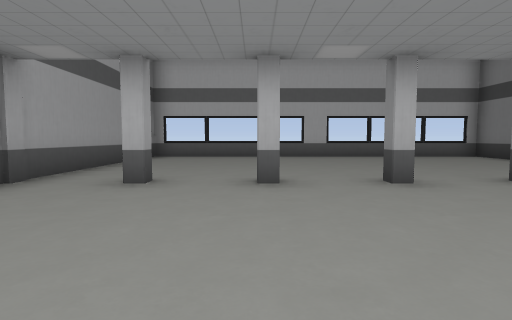
view 1 (above)

19 first-person views from a walk through a 3-D level made in the Godot game engine. The camera is 1.2 m above the floor, tilts 4° down and sees 80° across. The floor is counted in squares, 2 m on a side. Each view is taken from the middle of a square. On the plan, view 1 faces up. The plan holds only what a view shows up to about 9 squares ahead; the rest is blank. The place goes on beyond the plan.

view 2
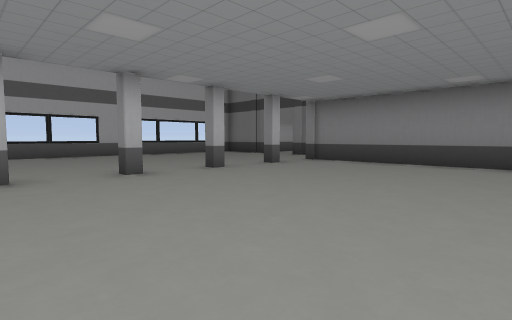

view 3
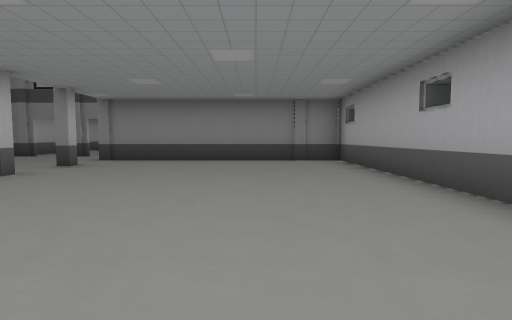

view 4
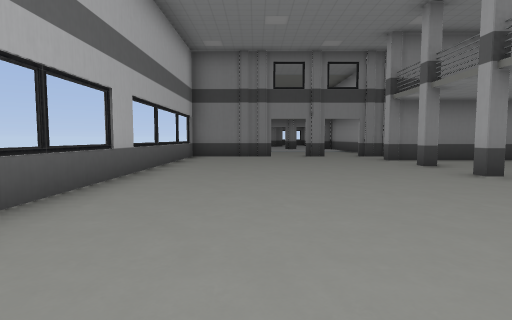

view 5
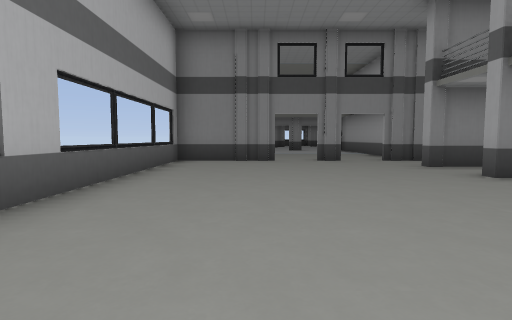

view 6
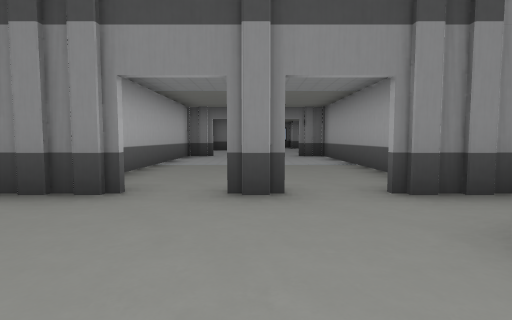

view 7
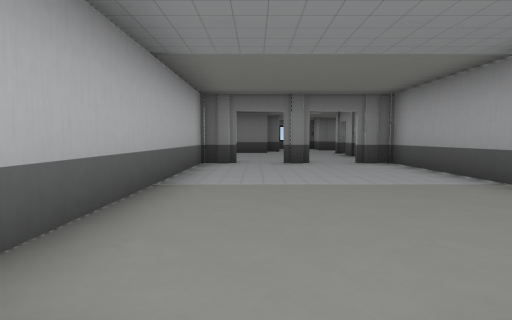

view 8
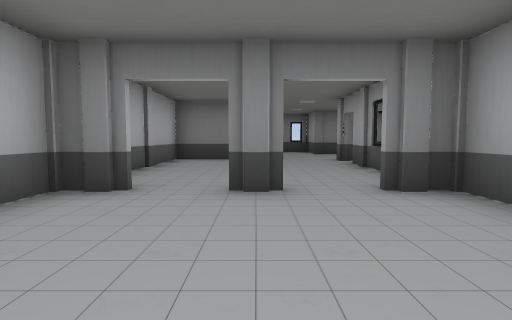

view 9
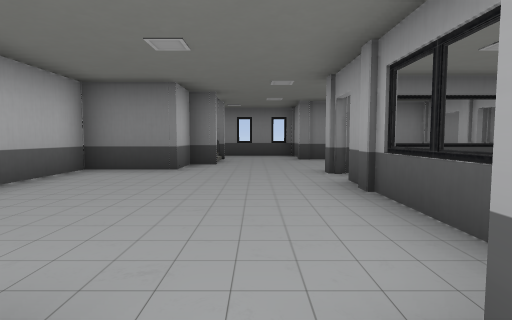

view 10
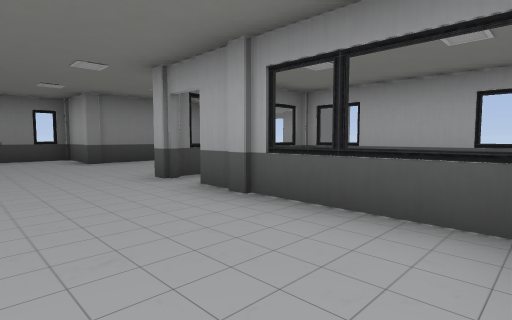

view 11
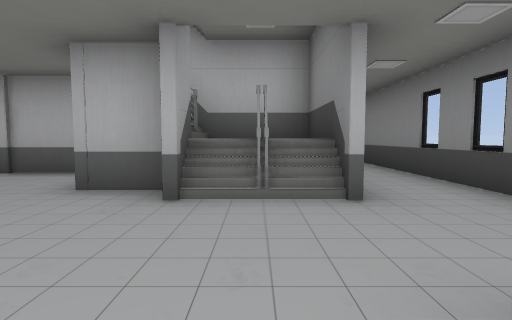

view 12
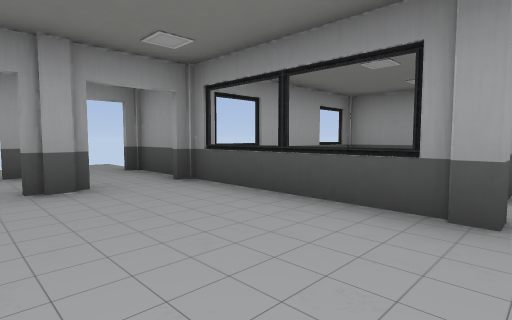

view 13
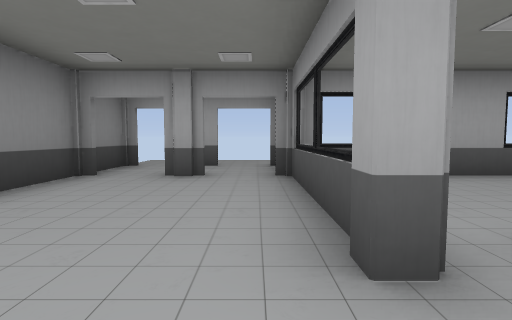

view 14
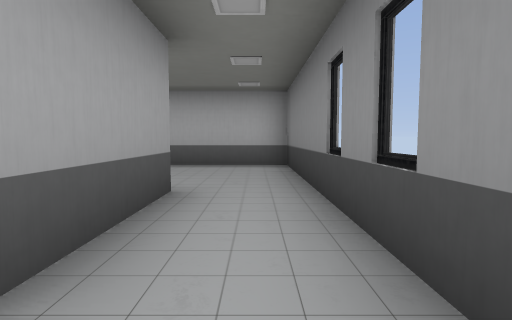

view 15
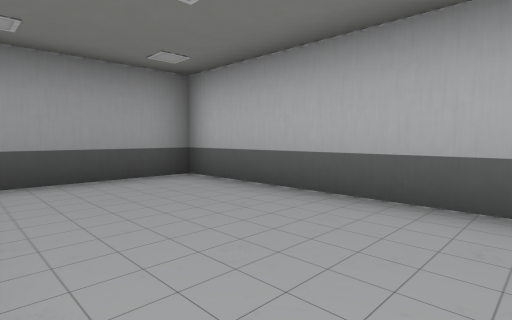

view 16
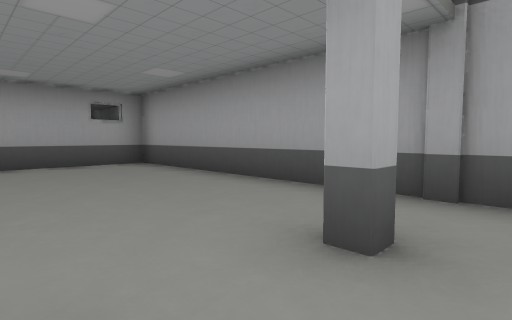

view 17
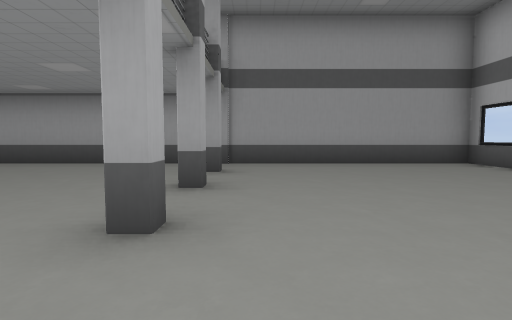

view 18
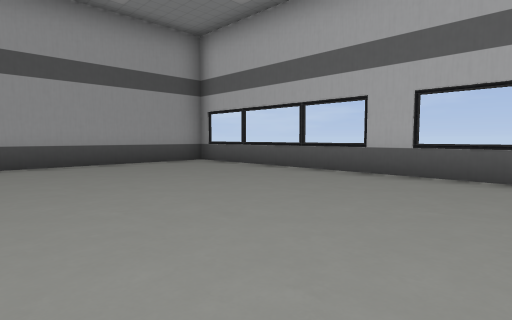

view 19
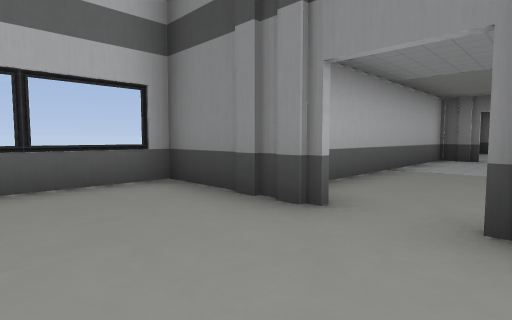

### Floor plan
Points are (right, up) in squares from view 1. A wall is a line through its corners. A room is listed if a view was taken in it or the views show most of it. See-through windows are left out.
Room 1 (views 1, 2, 3, 4, 5, 6, 7, 8, 9, 10, 11, 12, 13, 16, 17, 18, 19)
walls: (7.3, 5.6) (7.3, 6.4); (7.3, 7.4) (7.3, 10.1) (-3.4, 10.1) (-3.4, -2.3) (5.5, -2.3); (9.4, 3.7) (18.5, 3.7); (5.5, -1.4) (5.5, 4.4); (14.5, 5.6) (14.5, 6.4); (14.5, 3.6) (14.5, 4.6); (14.5, 7.4) (14.5, 8.3) (8.5, 8.3); (-1.4, 4) (-1.9, 4); (-1.9, 4.3) (-1.4, 4.3); (19.3, 3.7) (19.4, 3.7) (19.4, 0); (19.4, -0.5) (19.4, -1.7); (21.1, 6.3) (21.1, 6.5) (19.9, 6.5); (20.8, 0.1) (21.5, 0.1); (20.8, -1.7) (21.5, -1.7); (22.9, 8.3) (16.6, 8.3); (22.9, 0) (22.9, 3.7); (22.9, -1.8) (22.9, -0.4)
low walls: (23, 6.1) (21.1, 6.1); (23, 6.3) (21.1, 6.3)
ways out: opening at (23, 4.5) to room 2; gap at (19, -2); gap at (23, -2)
Room 2 (views 14, 15)
walls: (23, 8.5) (23, 6.3); (22.9, 3.7) (24.7, 3.7) (24.7, 11.9) (19.4, 11.9) (19.4, 9.4)
ways out: opening at (23, 4.5) to room 1
Room 3 (no view inside)
walls: (14.6, 1.8) (14.6, 0.1) (19.8, 0.1); (19.3, 0) (19.3, 3.7)

Where each view was taken, in squares from view 1:
view 1: 0 up, 0 right, facing up
view 2: 1 down, 2 left, facing up-right
view 3: 0 up, 3 left, facing right
view 4: 8 up, 3 left, facing right
view 5: 8 up, 1 left, facing right
view 6: 6 up, 4 right, facing right
view 7: 7 up, 7 right, facing right
view 8: 6 up, 11 right, facing right
view 9: 5 up, 14 right, facing right
view 10: 6 up, 15 right, facing down-right
view 11: 3 up, 22 right, facing up
view 12: 4 up, 22 right, facing down-left
view 13: 5 up, 20 right, facing down
view 14: 5 up, 24 right, facing up
view 15: 9 up, 24 right, facing up-left
view 16: 5 up, 0 right, facing down-left
view 17: 5 up, 4 right, facing left
view 18: 5 up, 4 right, facing up-left
view 19: 6 up, 5 right, facing up-right
